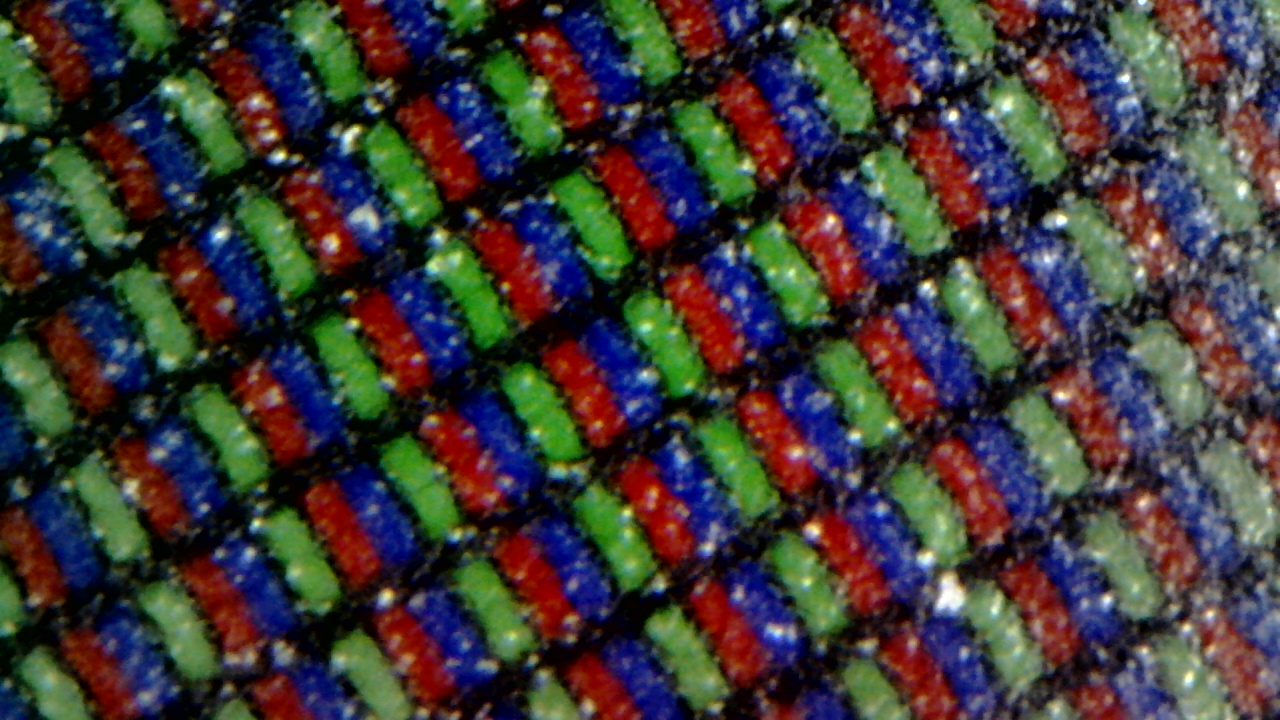
#> input picture example_data/source_imgs/source_0.jpg, 1280 x 720 px; its folder holds only this picture in this run
$ python -i ifas_plotting.py   (imports and definitions only)
#> lines starting #> are read from the running program, lines starting #| are printed output that depends on the picture
"""
Copyleft 2021
This program is free software: you can redistribute it and/or modify
it under the terms of the GNU General Public License as published by
the Free Software Foundation version 3.

This program is distributed in the hope that it will be useful,
but WITHOUT ANY WARRANTY; without even the implied warranty of
MERCHANTABILITY or FITNESS FOR A PARTICULAR PURPOSE.  See the
GNU General Public License for more details.

You should have received a copy of the GNU General Public License
along with this program.  If not, see <https://www.gnu.org/licenses/>.

author: Benhur Ortiz-Jaramillo
"""

# This file contains helper functions which do not belong to any class

import matplotlib.pyplot as plt
import numpy as np
from iFAS.gui.ifas_misc import convert_ifnan

# Encoding names with keyboard keys
set_of_keys = ("right", "left", "up", "down")


# Heat map for the given correlation matrices
# [124 lines left out: functions heat_map, bar_plot, box_plot, not called in this run]


# Scatter plot for the given data matrix
class ScatterPlotWithHistograms(object):
    """
    Use "left", "right", "up", "down" keys to browse through the next and previous feature
    """
    def __init__(self, data, axes_labels=None):
        self.data = data
        self.n_var = data.shape[1]
        if axes_labels is None:
            self.axes_labels = range(self.n_var)
        else:
            self.axes_labels = axes_labels

        self.feat_idx_x = 0
        if self.n_var <= 1:
            self.feat_idx_y = 0
        else:
            self.feat_idx_y = 1

        # Setting up plot places
        self.fig = plt.figure("iFAS - Scatter plot with histograms widget", figsize=(9.5, 9.5))

        # definitions for the axes
        left, width = 0.1, 0.65
        bottom, height = 0.1, 0.65
        spacing = 0.005

        rect_scatter = [left, bottom, width, height]
        rect_histx = [left, bottom + height + spacing, width, 0.2]
        rect_histy = [left + width + spacing, bottom, 0.2, height]

        self.ax_scatter = self.fig.add_axes(rect_scatter)
        self.ax_scatter.tick_params(direction="in", top=True, right=True)
        self.ax_histx = self.fig.add_axes(rect_histx)
        self.ax_histx.tick_params(direction="in", labelbottom=False)
        self.ax_histy = self.fig.add_axes(rect_histy)
        self.ax_histy.tick_params(direction="in", labelleft=False)

        self.fig.canvas.mpl_connect("key_press_event", self.on_key)

        self.scatter_plot()
        self.ax_scatter.tick_params("both", labelsize=18)
        self.ax_histx.tick_params("x", labelsize=18)
        self.ax_histy.tick_params("y", labelsize=18)
        self.ax_histx.grid(True)
        self.ax_histy.grid(True)
        self.ax_scatter.grid(True)
        plt.show(block=False)

    def scatter_plot(self):
        x = convert_ifnan(self.data[:, self.feat_idx_x])
        y = convert_ifnan(self.data[:, self.feat_idx_y])

        self.ax_scatter.cla()
        self.ax_histx.cla()
        self.ax_histy.cla()

        # the scatter plot:
        self.ax_scatter.plot(x, y, "rx", ms=3)
        self.ax_scatter.set_xlabel(self.axes_labels[self.feat_idx_x], fontsize=18)
        self.ax_scatter.set_ylabel(self.axes_labels[self.feat_idx_y], fontsize=18)

        # Determine limits:
        nbins = 50
        x_min = np.min(x)
        x_max = np.max(x)
        y_min = np.min(y)
        y_max = np.max(y)
        if x_min != x_max:
            self.ax_scatter.set_xlim((x_min, x_max))
        if y_min != y_max:
            self.ax_scatter.set_ylim((y_min, y_max))

        # Determining the histograms
        bins_x = np.linspace(x_min, x_max, nbins)
        bins_y = np.linspace(y_min, y_max, nbins)
        height_x = np.mean(bins_x[1:] - bins_x[:-1]) / 2.
        height_y = np.mean(bins_y[1:] - bins_y[:-1]) / 2.

        hist_x, __ = np.histogram(x, bins_x)
        hist_x = hist_x / np.sum(hist_x)

        self.ax_histx.bar(list((bins_x[1:] + bins_x[:-1]) / 2.), list(hist_x), fc=(0, 1, 0, 0.5), width=height_x)

        hist_y, __ = np.histogram(y, bins_y)
        hist_y = hist_y / np.sum(hist_y)

        self.ax_histy.barh(list((bins_y[1:] + bins_y[:-1]) / 2.), list(hist_y), fc=(0, 1, 0, 0.5), height=height_y)

        self.ax_histx.set_xlim(self.ax_scatter.get_xlim())
        self.ax_histy.set_ylim(self.ax_scatter.get_ylim())

        self.ax_histx.grid(True)
        self.ax_histy.grid(True)
        self.ax_scatter.grid(True)
        plt.draw_all()

    # [21 lines left out: function on_key, not called in this run]


# Scatter plot for the given data matrix against a target and the regression values
class ScatterPlotTargetWithHistograms(object):
    """
    Use "left", "right", "up", "down" keys to browse through the next and previous feature
    """
    # [124 lines left out: functions __init__, scatter_plot, on_key, not called in this run]

>>> import cv2
>>> picture = cv2.imread('../../example_data/source_imgs/source_0.jpg', cv2.IMREAD_GRAYSCALE)
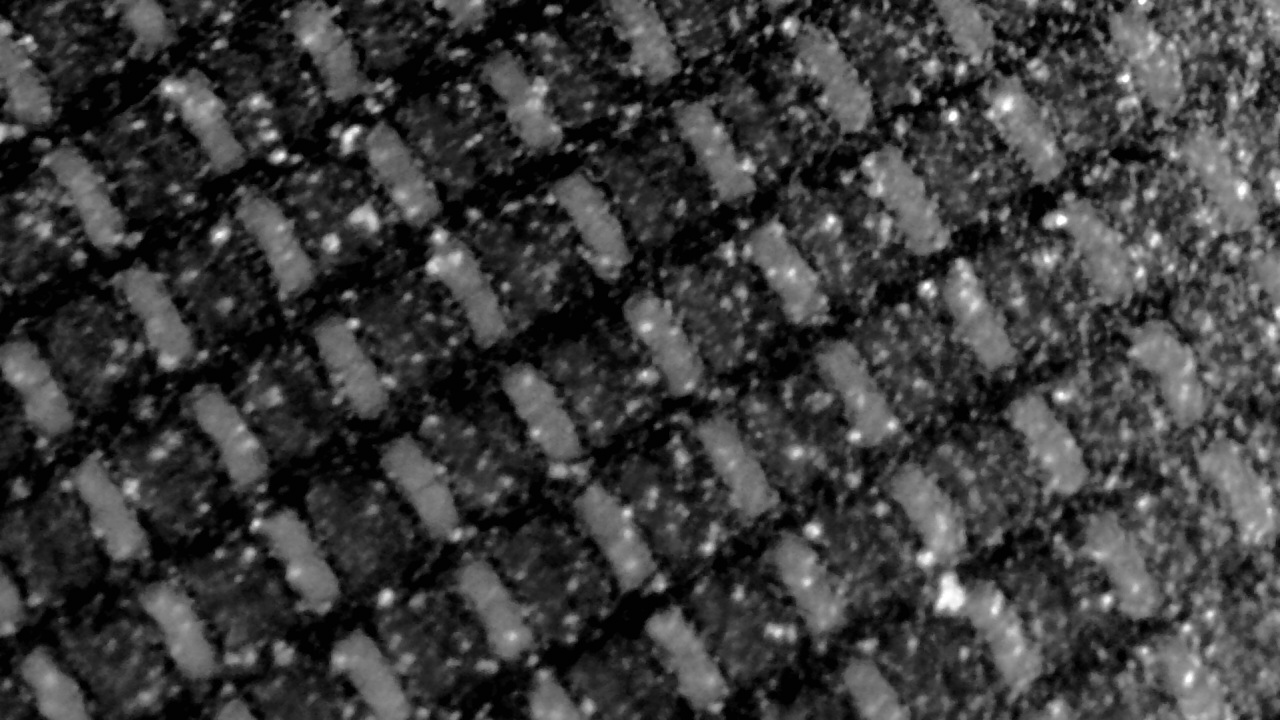
#> picture: shape (720, 1280); min 0, max 255, mean 59.7
>>> result = ScatterPlotWithHistograms(picture).scatter_plot()
#> (the run stopped early here; a loop or call above may not have finished)

$ run again, on example_data/source_imgs/source_1.jpg
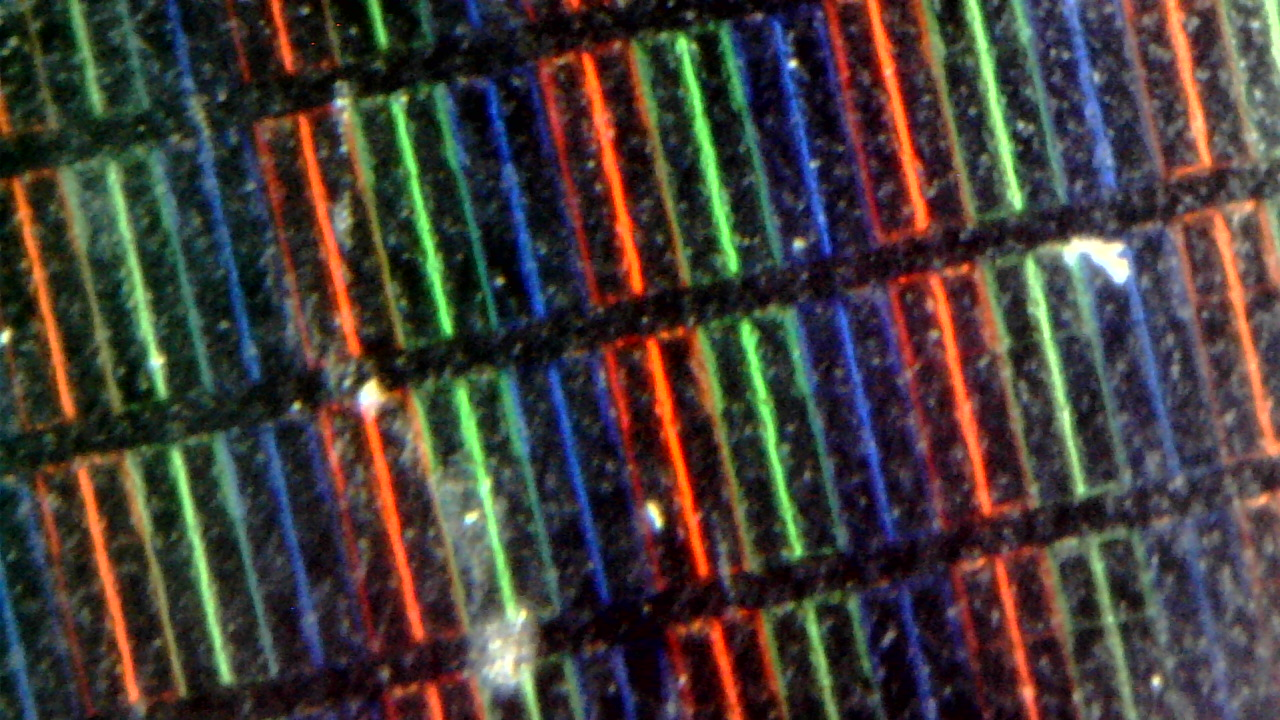
#> input picture example_data/source_imgs/source_1.jpg, 1280 x 720 px
#> `picture = cv2.imread('../../example_data/source_imgs/source_0.jpg', cv..`:
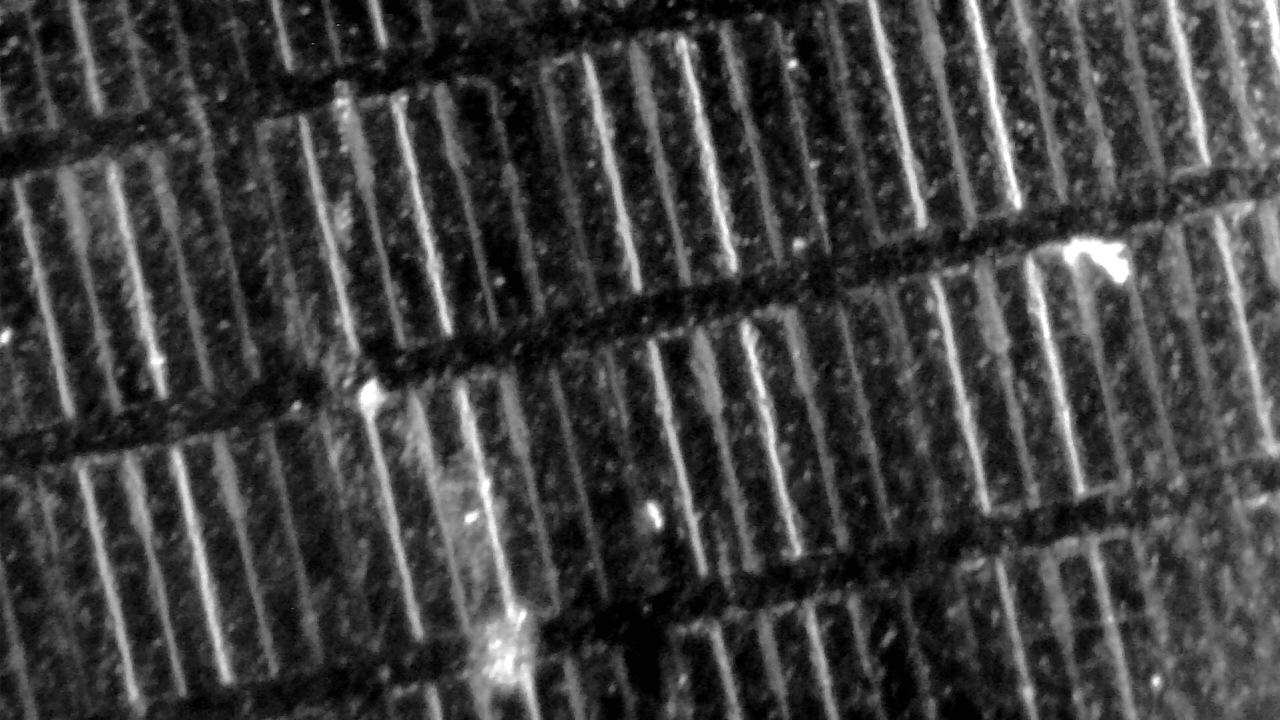
#> picture: shape (720, 1280); min 0, max 255, mean 63

$ run again, on example_data/source_imgs/source_2.jpg
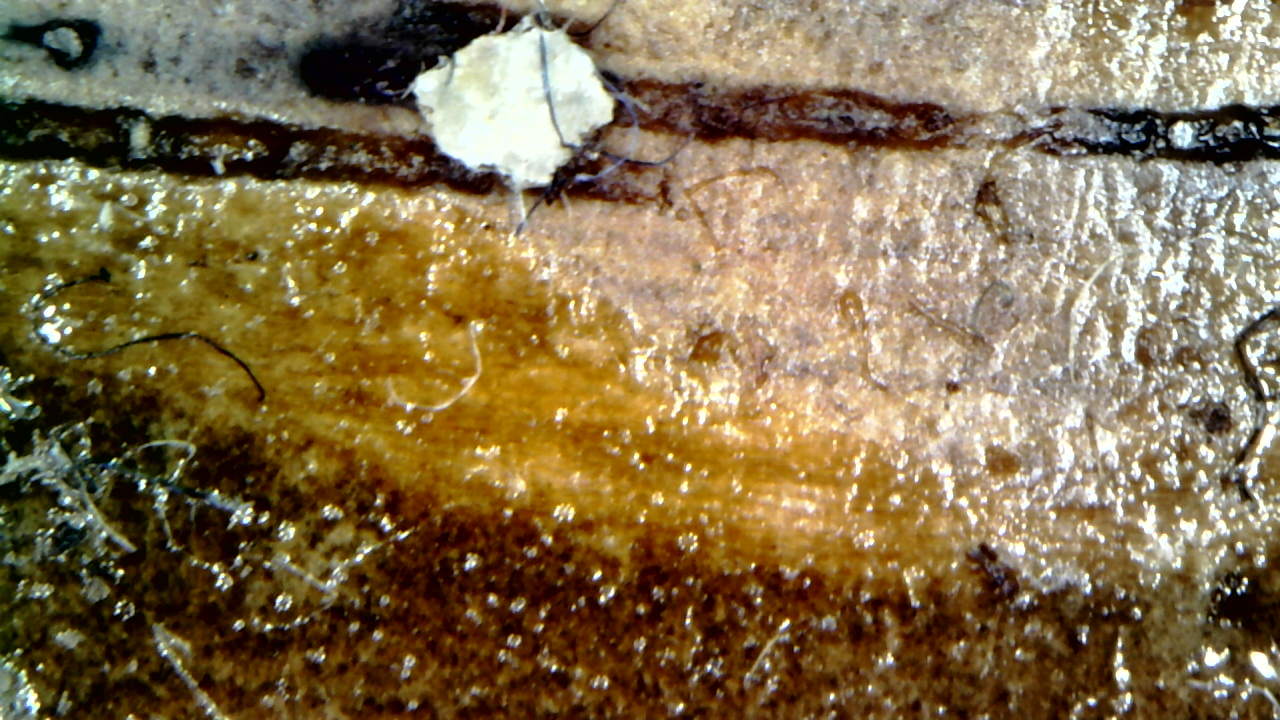
#> input picture example_data/source_imgs/source_2.jpg, 1280 x 720 px
#> `picture = cv2.imread('../../example_data/source_imgs/source_0.jpg', cv..`:
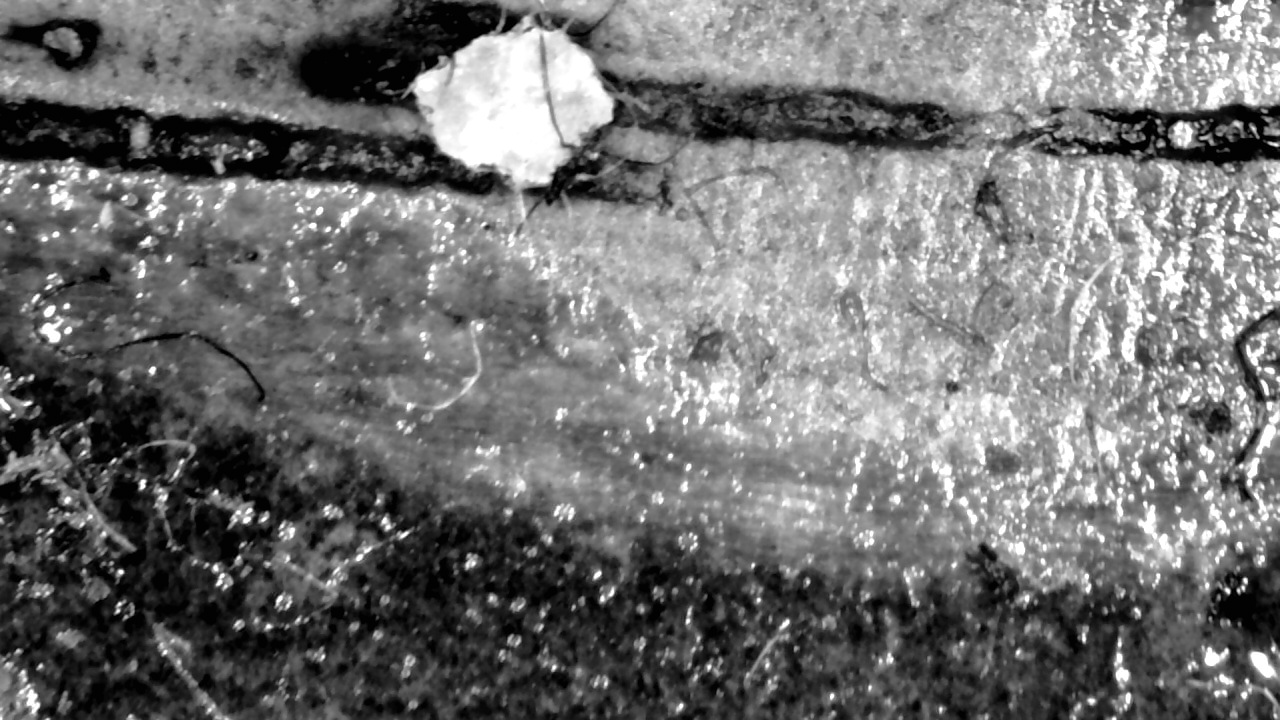
#> picture: shape (720, 1280); min 0, max 255, mean 113.1

$ run again, on example_data/source_imgs/source_3.jpg
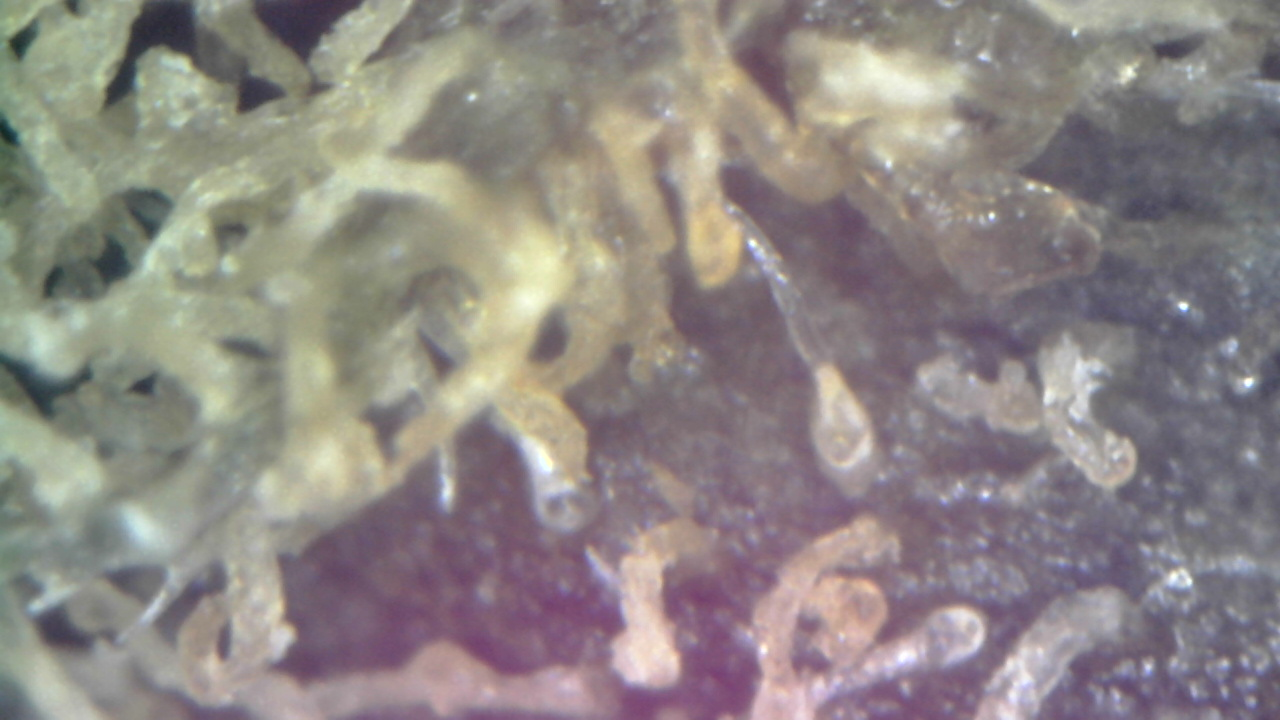
#> input picture example_data/source_imgs/source_3.jpg, 1280 x 720 px
#> `picture = cv2.imread('../../example_data/source_imgs/source_0.jpg', cv..`:
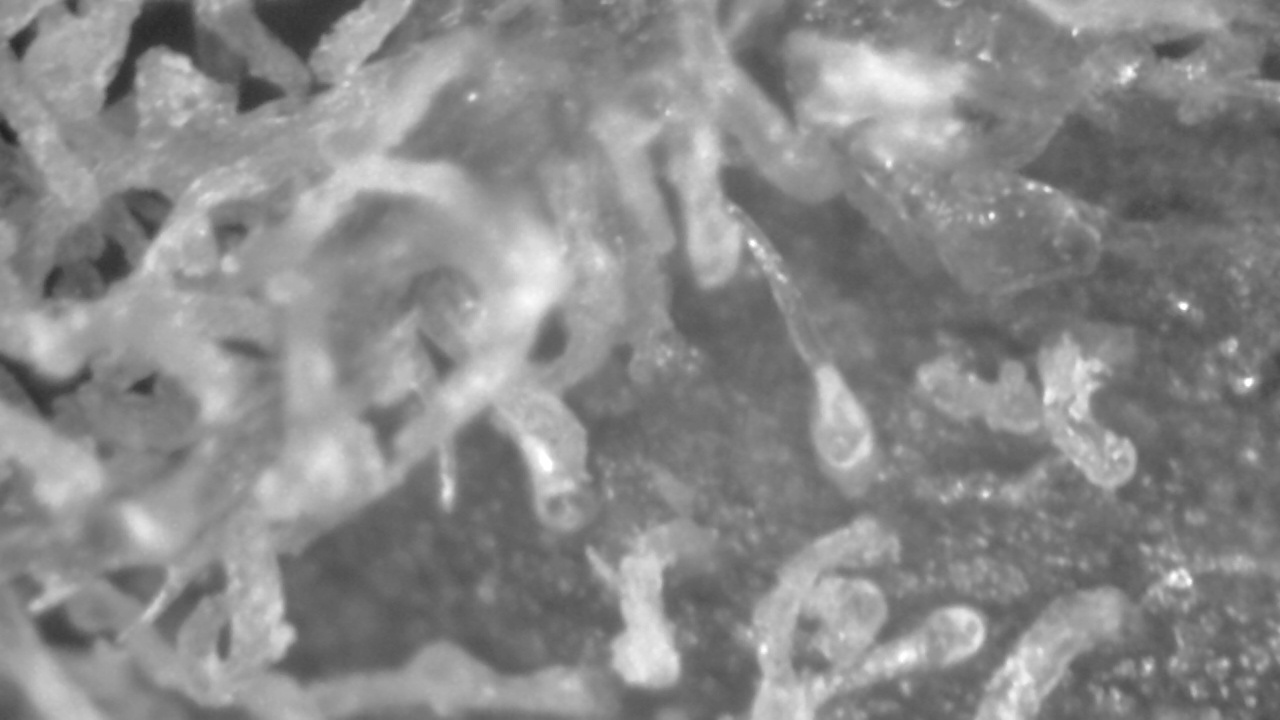
#> picture: shape (720, 1280); min 34, max 255, mean 137.1
